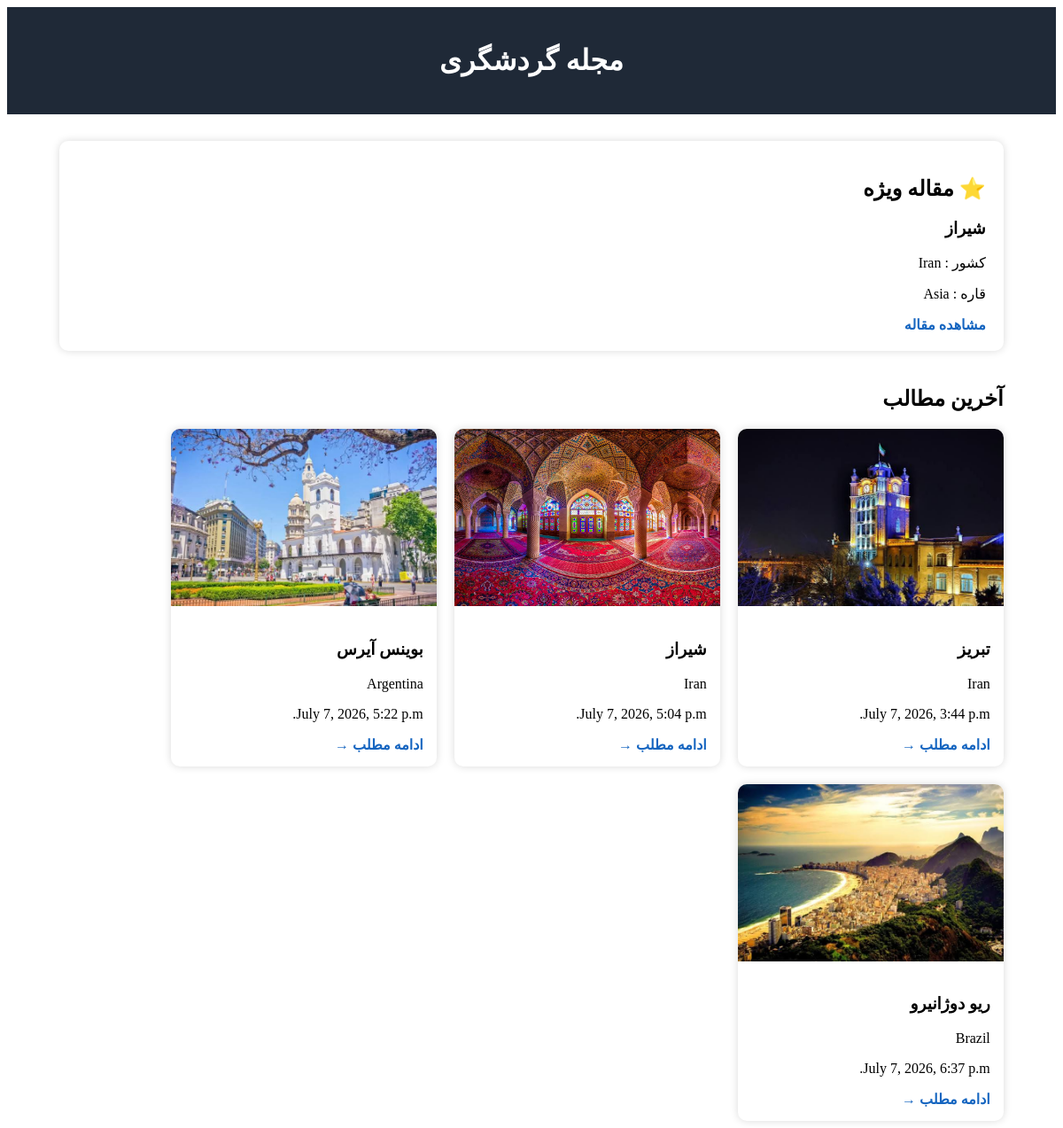
The page / on the database its author committed.
### index/models.py (models this page shows, shortened)
class Post(models.Model):
    title = models.CharField(max_length=150)
    country = models.ForeignKey(Country, on_delete=models.CASCADE)
    is_featured = models.BooleanField(default=False)
    created_at = models.DateTimeField(auto_now_add=True)
    content = models.TextField(blank=True, null=True)
    cover = models.ImageField(upload_to='cover/')

class Country(models.Model):
    name = models.CharField(max_length=50)
    continent = models.ForeignKey(Continent, on_delete=models.CASCADE)

class Continent(models.Model):
    name = models.CharField(max_length=30)

class Image(models.Model):
    post = models.ForeignKey(Post, on_delete=models.CASCADE, related_name= 'images')
    img = models.ImageField(upload_to='posts/')

### index/views.py (the view)
# urls.py: path('', views.home, name='home'),
def home(request):
    featured_post = Post.objects.filter(is_featured=True).first()
    posts = Post.objects.all()
    continents = Continent.objects.all()
    countries = Country.objects.all()
    context = {
        'featured_post': featured_post,
        'posts': posts,
        'continents': continents,
        'countries': countries,
    }
    return render(request, 'index/home.html', context)

### index/templates/index/home.html (shortened to what this page needs)
<!DOCTYPE html>
<html lang="fa" dir="rtl">
<head>
</head>
<body>
<header>
    <h1>مجله گردشگری</h1>
</header>
<div class="container">
    <div class="featured">
        <h2>⭐ مقاله ویژه</h2>
        {% if featured_post %}
            <h3>{{ featured_post.title }}</h3>
            <p>
                کشور :
                {{ featured_post.country.name }}
            </p>
            <p>
                قاره :
                {{ featured_post.country.continent.name }}
            </p>
            <a href="{% url 'post_detail' featured_post.id %}">
                مشاهده مقاله
            </a>
        {% else %}
            <p>مقاله ویژه ای وجود ندارد.</p>
        {% endif %}
    </div>
    <h2>آخرین مطالب</h2>
    <div class="posts">
        {% for post in posts %}
        <div class="card">
            {% if post.images.first %}
                <img src="{{ post.images.first.img.url }}">
            {% endif %}
            <div class="card-body">
                <h3>{{ post.title }}</h3>
                <p>
                    {{ post.country.name }}
                </p>
                <p>
                    {{ post.created_at }}
                </p>
                <a href="{% url 'post_detail' post.id %}">
                    ادامه مطلب →
                </a>
            </div>
        </div>
        {% endfor %}
    </div>
</div>
</body>
</html>

### index/templates/index/home.html (style rules this page uses)
body { direction: rtl; text-align: right; font-family: Tahoma; }
header { background:#1f2937; color:white; padding:20px; text-align:center; }
.container { width:90%; margin:auto; margin-top:30px; }
.featured { background:white; padding:20px; border-radius:10px; margin-bottom:40px; box-shadow:0 0 10px rgba(0,0,0,.15); }
.posts { display:flex; flex-wrap:wrap; gap:20px; }
.card { width:300px; background:white; border-radius:10px; overflow:hidden; box-shadow:0 0 10px rgba(0,0,0,.15); }
.card img { width:100%; height:200px; object-fit:cover; }
.card-body { padding:15px; }
a { text-decoration:none; color:#1565c0; font-weight:bold; }

### rows shown on the page
Post: title "شیراز", country.name "Iran", country.continent.name "Asia", images.first.img (picture), created_at "July 7, 2026, 5:04 p.m."
Post: images.first.img (picture), title "تبریز", country.name "Iran", created_at "July 7, 2026, 3:44 p.m."
Post: images.first.img (picture), title "بوینس آیرس", country.name "Argentina", created_at "July 7, 2026, 5:22 p.m."
Post: images.first.img (picture), title "ریو دوژانیرو", country.name "Brazil", created_at "July 7, 2026, 6:37 p.m."
